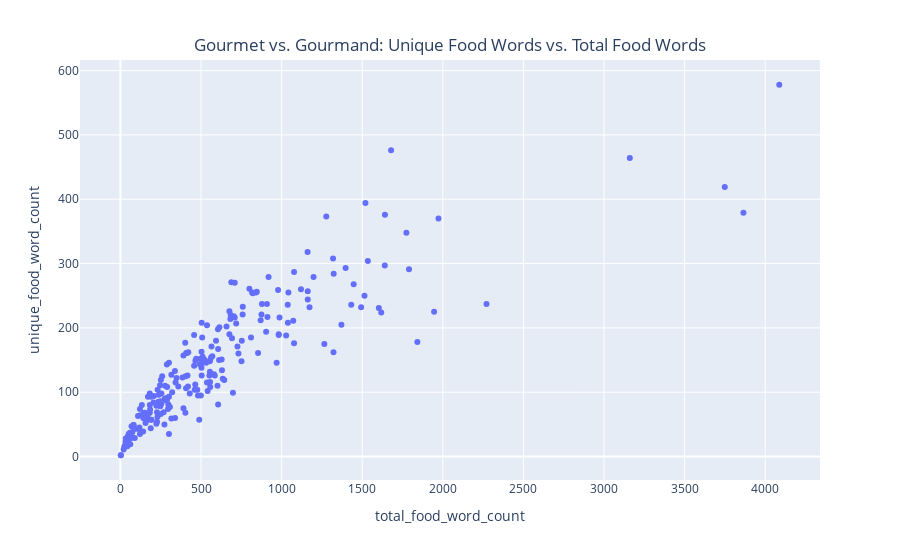

This figure's notebook cell:
### Code cell
fig = px.scatter(artist_total_food_words_df, 
                 x="total_food_word_count", 
                 y="unique_food_word_count",
                hover_data=['artist_clean'])
# Add figure title
fig.update_layout(
    title={
        'text': "Gourmet vs. Gourmand: Unique Food Words vs. Total Food Words",
        'y':0.94,
        'x':0.5,
        'xanchor': 'center',
        'yanchor': 'top'})
#fig.update_layout(xaxis_type="log", yaxis_type="log")
#fig.update_layout(yaxis_type="log")
fig.show()

### Figure 1 — Plotly figure (JSON) as saved in the notebook; plotly's stock layout.template omitted (floating-point values rounded to 4 significant figures; data arrays with more than 128 entries replaced by an {"elided": "..."} marker saying what was removed)
{"data": [{"customdata": {"elided": "234x1 str values"}, "hovertemplate": "total_food_word_count=%{x}<br>unique_food_word_count=%{y}<br>artist_clean=%{customdata[0]}<extra></extra>", "legendgroup": "", "marker": {"color": "#636efa", "symbol": "circle"}, "mode": "markers", "name": "", "orientation": "v", "showlegend": false, "type": "scatter", "x": {"elided": "234 int values"}, "xaxis": "x", "y": {"elided": "234 int values"}, "yaxis": "y"}], "layout": {"legend": {"tracegroupgap": 0}, "margin": {"t": 60}, "title": {"text": "Gourmet vs. Gourmand: Unique Food Words vs. Total Food Words", "x": 0.5, "xanchor": "center", "y": 0.93, "yanchor": "top"}, "xaxis": {"anchor": "y", "domain": [0, 1], "title": {"text": "total_food_word_count"}}, "yaxis": {"anchor": "x", "domain": [0, 1], "title": {"text": "unique_food_word_count"}}}}
